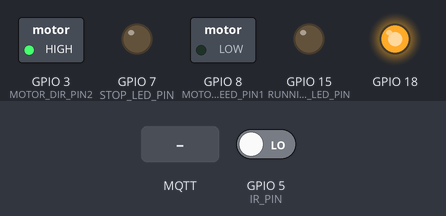
Bench run of a program on a simulated ESP32-S3. On the bench: switched loads named in the program (green lamp = pin HIGH), output pins drawn as LEDs (lit = HIGH). Inputs (shaded band) come from the test bench; at power-on: GPIO 5 (IR_PIN) LOW. WiFi joins after 1.5 s; servers stay silent unless stated; no MQTT or app messages arrive unless stated; what the program prints to the serial monitor is not drawn.

Above: at 2.7 s.
2.8 s: MQTT message "1" arrives on the first subscribed topic
At 3.2 s:
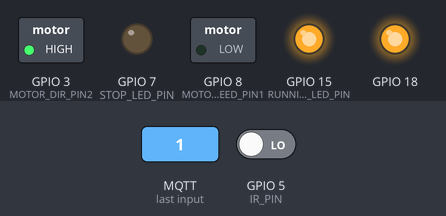
At 5.6 s:
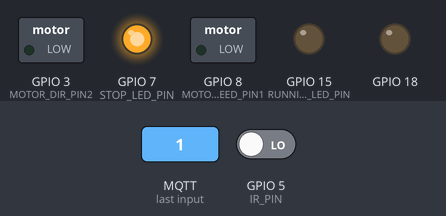
5.8 s: MQTT message "on" arrives on the first subscribed topic
Timing chart, 0 to 8.8 s (numbered marks = the images above; inputs shaded):
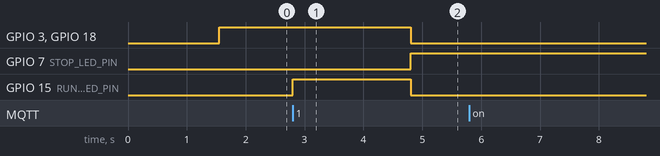

Measured:
- after the input at 2.8 s, GPIO 3 (MOTOR_DIR_PIN2), GPIO 18: HIGH → LOW after 2.0 s instead of 0.76 s; GPIO 7 (STOP_LED_PIN): LOW → HIGH after 2.0 s instead of 0.76 s; GPIO 15 (RUNNING_LED_PIN): LOW → HIGH at once, → LOW 2.0 s later

The program:

main.cpp
```cpp
#include <Arduino.h>
#include "../include/MQTT.h"
#include "../include/L298N.h"


MQTT mqt;
L298N motor(MOTOR_DIR_PIN2, MOTOR_SPEED_PIN1, MOTOR_ENA);
void mqttCallback(char *topic, byte *payload, unsigned int length);

unsigned long volatile lastDetectionTime;
const int detectionTimeout = 2000;

void pinsSetup();
void setup()
{
  Serial.begin(115200);
  pinsSetup();
  if (!mqt.begin())
  {
    Serial.println("Error initializing MQTT");
    return;
  }
  mqt.getClient().setCallback(mqttCallback);
  lastDetectionTime = millis();
  motor.forward(255);
}

void loop()
{
  if (millis() - lastDetectionTime > detectionTimeout)
  {
    digitalWrite(RUNNING_LED_PIN, LOW);
    digitalWrite(STOP_LED_PIN, HIGH);
    motor.stop();
  }
  else if (digitalRead(IR_PIN) == HIGH)
  {
    Serial.println("NO Object detected");
    mqt.publish(MQTT_PUBLISH_TOPIC, "1");
  }
  else
  {
    Serial.println("Object detected");
    mqt.publish(MQTT_PUBLISH_TOPIC, "0");
  }
  mqt.getClient().loop();
}

void pinsSetup()
{
  pinMode(IR_PIN, INPUT);
  pinMode(RUNNING_LED_PIN, OUTPUT);
  pinMode(STOP_LED_PIN, OUTPUT);
  motor.begin();
}

void mqttCallback(char *topic, byte *payload, unsigned int length)
{
  if (String(topic) != MQTT_SUBSCRIBE_TOPIC) {
    return;
  }

  String message;
  lastDetectionTime = millis();
  for (unsigned int i = 0; i < length; i++)
  {
    message += (char)payload[i];
  }
  Serial.print("Received message: ");
  Serial.println(message);

  if (message == "1")
  {
    digitalWrite(RUNNING_LED_PIN, HIGH);
    digitalWrite(STOP_LED_PIN, LOW);
    motor.forward(255);
  }
  else if (message == "0")
  {
    digitalWrite(RUNNING_LED_PIN, LOW);
    digitalWrite(STOP_LED_PIN, HIGH);
    motor.stop();
  }
}
```

L298N.h
```cpp
#ifndef L298N_H
#define L298N_H

#include "config.h"
class L298N {
private:
    uint8_t _pin1;
    uint8_t _pin2;
    uint8_t _currentspeed;
    uint8_t _currentdirection;
    uint8_t _ena;
public:
    L298N(const uint8_t &pin1, const uint8_t &pin2, const uint8_t &ena);
    void begin();
    void forward(uint8_t speed);
    void reverse(uint8_t &speed);
    void stop();
    void Brake();
};

#endif
```

MQTT.h
```cpp
#ifndef MQTT_H
#define MQTT_H
#include <WiFi.h>
#include <PubSubClient.h>
#include "config.h"
#include "Arduino.h"
class MQTT
{
    private:
        WiFiClient wifiClient;
        PubSubClient mqttClient;
public:
    MQTT();
    bool begin();
    void loop();
    bool publish(const char* topic, const char* payload);
    PubSubClient& getClient() { return mqttClient; }
};

#endif
```

L298N.cpp
```cpp
#include "../include/L298N.h"

L298N::L298N(const uint8_t &pin1, const uint8_t &pin2, const uint8_t &ena)
{
    this->_pin1 = pin1;
    this->_pin2 = pin2;
    _currentspeed = 0;
    _currentdirection = 0;
    _ena = ena;
}

void L298N::begin()
{
    pinMode(_pin1, OUTPUT);
    pinMode(_pin2, OUTPUT);
    pinMode(_ena, OUTPUT);
    stop();
}

void L298N::forward(uint8_t speed)
{
    _currentspeed = speed;
    _currentdirection = 1;
    analogWrite(_ena, _currentspeed);
    digitalWrite(_pin1, HIGH);
    digitalWrite(_pin2, LOW);
}

void L298N::reverse(uint8_t &speed)
{
    _currentspeed = speed;
    _currentdirection = 2;
    analogWrite(_ena, _currentspeed);
    digitalWrite(_pin1, LOW);
    digitalWrite(_pin2, HIGH);
}

void L298N::stop()
{
    _currentspeed = 0;
    _currentdirection = 0;
    analogWrite(_ena, _currentspeed);
    digitalWrite(_pin1, LOW);
    digitalWrite(_pin2, LOW);
}

void L298N::Brake()
{
    _currentspeed = 0;
    _currentdirection = 0;
    analogWrite(_ena, 255);
    digitalWrite(_pin1, HIGH);
    digitalWrite(_pin2, HIGH);
}
```

MQTT.cpp
```cpp
#include "../include/MQTT.h"

MQTT::MQTT() : mqttClient(wifiClient) {}

bool MQTT::begin()
{
    WiFi.begin(WIFI_SSID,WIFI_PASSWORD);
    while(WiFi.status() != WL_CONNECTED)
    {
        delay(500);
        Serial.print(".");
    }
    Serial.println();
    Serial.println("WiFi connected");
    mqttClient.setServer(MQTT_SERVER,MQTT_PORT);

    if(mqttClient.connect("ESP32_MQTT"))
    {
        Serial.println("MQTT connected");
        mqttClient.subscribe(MQTT_SUBSCRIBE_TOPIC);
        return true;
    }
    Serial.println("MQTT connection failed");
    return false;
}

void MQTT::loop()
{
    mqttClient.loop();
}

bool MQTT::publish(const char* topic, const char* payload)
{
    if(mqttClient.connected())
        return mqttClient.publish(topic, payload);
    Serial.println("MQTT not connected, cannot publish");
    return false;
}
```

config.h
```cpp
#ifndef CONFIG_H
#define CONFIG_H

#include <stdint.h>
#include <Arduino.h>
// 298N Motor Control Pins
constexpr uint8_t  SENSOR_PIN = 4;
constexpr uint8_t  MOTOR_SPEED_PIN1 = 8;
constexpr uint8_t  MOTOR_DIR_PIN2 = 3;

constexpr uint8_t  MOTOR_ENA = 18;
constexpr uint8_t  E_STOP_PIN = 6;
constexpr uint8_t  RUNNING_LED_PIN = 15;
constexpr uint8_t  STOP_LED_PIN = 7;
 constexpr uint8_t  CON_LED_PIN = 17;
// constexpr uint8_t  OVERCURRENT_LED_PIN = 16;

constexpr uint8_t  IR_PIN = 5;
// WiFi
#define WIFI_SSID "YOUR_WIFI_SSID"
#define WIFI_PASSWORD "YOUR_WIFI_PASSWORD"


// MQTT Broker
#define MQTT_SERVER "broker.emqx.io"
#define MQTT_PORT 1883

// MQTT Topics
#define MQTT_PUBLISH_TOPIC "sensor/data/cyber"
#define MQTT_SUBSCRIBE_TOPIC "sensor/control/cyber"
#endif // CONFIG_H
```
